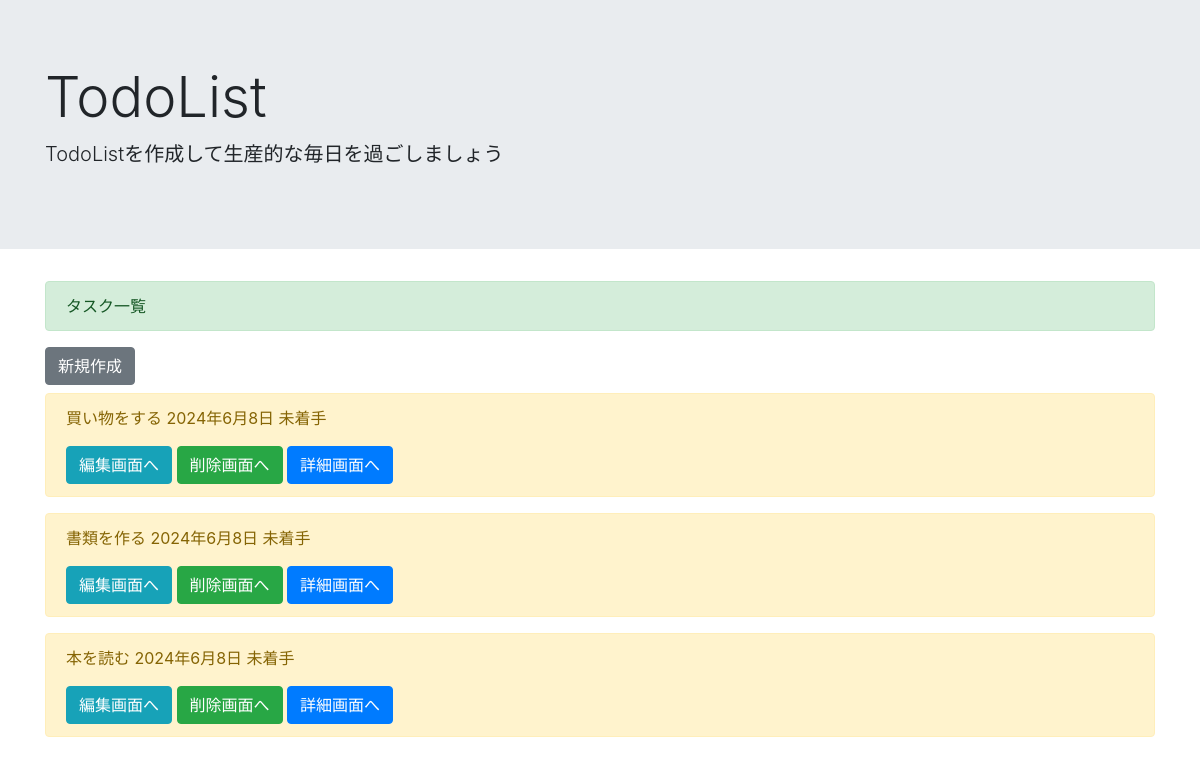
/list/, run on an earlier commit of the app's database.
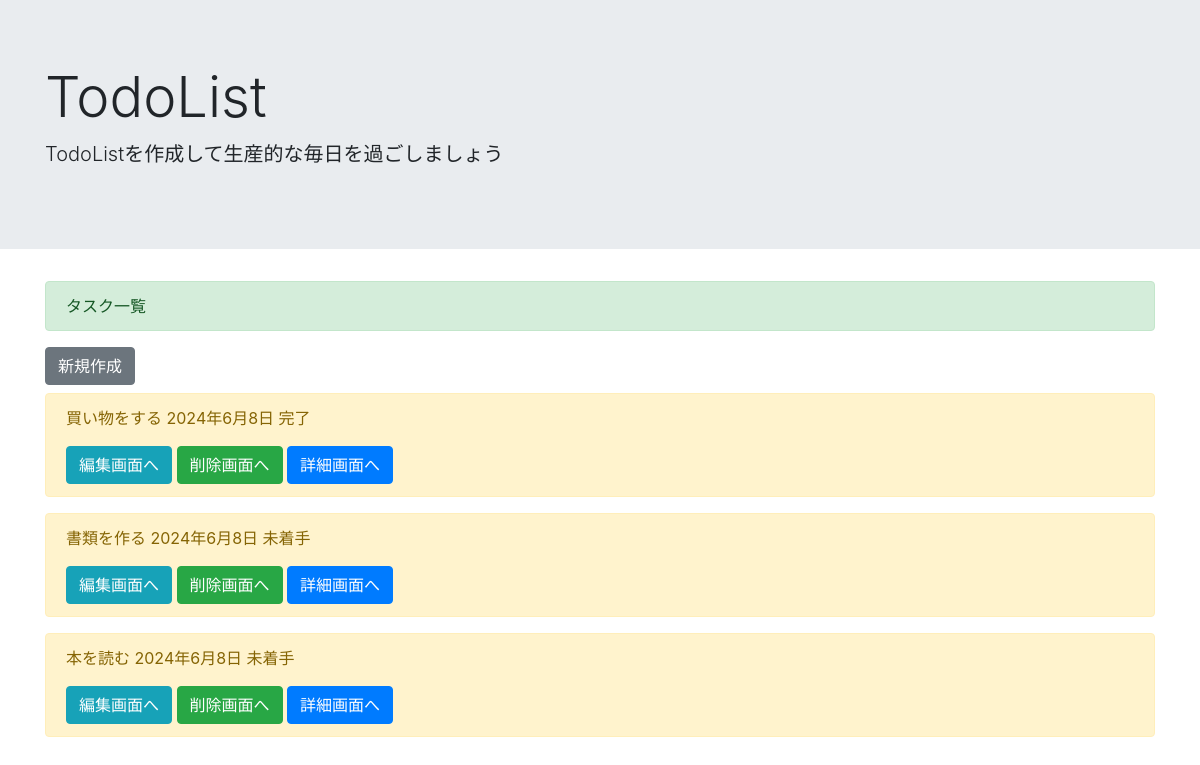
And on a later commit of the database.
### todo/models.py (models this page shows, shortened)
class Task(models.Model):
  task_name = models.CharField('タスク名', max_length=20, validators=[validate_task_name], null=False, blank=False)
  status_id = models.ForeignKey(Status,
                      verbose_name='ステータス',
                      on_delete=models.CASCADE,
                      null=False,
                      blank=False,
                      validators=[validate_status_id])
  start_date = models.DateField('作成日時', auto_now_add=True)
  end_date = models.DateField('完了日時', null=True, blank=True)
  deleted_flg = models.BooleanField('削除フラグ', default=False)
  objects = TaskManager()

class Status(models.Model):
  status = models.CharField('ステータス', max_length=20)
  def __str__(self):
    return self.status

### todo/views.py (the view)
# urls.py: path('list/', views.TaskList, name='list'),
def TaskList(request):
  tasks = Task.objects.all()
  return render(request, 'list.html', {'tasks': tasks})

### todo/models.py (called while the page is built)
  def get_queryset(self):
    return super().get_queryset().filter(deleted_flg=False)

### templates/list.html (shortened to what this page needs)
{% extends 'base.html' %}
{% block header %}
タスク一覧
{% endblock header %}
{% block content %}
<a href="{% url 'create' %}" class="btn btn-secondary mb-2" tabindex="-1" role="button" aria-disabled="true">新規作成</a>
{% for item in tasks %}
<div class="alert alert-warning" role="alert">
  <p>{{ item.task_name }} {{ item.start_date }} {{ item.status_id }}</p>
  <a href="{% url 'update' item.pk %}" class="btn btn-info" tabindex="-1" role="button" aria-disabled="true">編集画面へ</a>
  <a href="{% url 'delete' item.pk %}" class="btn btn-success" tabindex="-1" role="button" aria-disabled="true">削除画面へ</a>
  <a href="{% url 'detail' item.pk %}" class="btn btn-primary" tabindex="-1" role="button" aria-disabled="true">詳細画面へ</a>
</div>
{% endfor %}
{% endblock content %}

What changed in the data, as far as the page shows it:
changed Task "買い物をする": status_id "未着手" → "完了"
